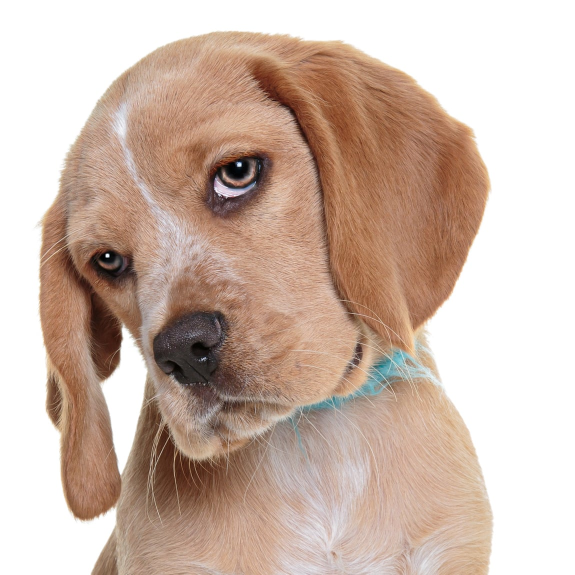
#> input picture assets/dog.jpg, 1150 x 1150 px, found by its file name (shown at 1/2 size)
$ python tutorial1.py
#> lines starting #> are read from the running program, lines starting #| are printed output that depends on the picture
import cv2

img = cv2.imread("assets\dog.jpg", -1)
#> img is the input picture: shape (1150, 1150, 3); mean B, G, R 170.4, 183.1, 205
img = cv2.resize(img, (400, 400))
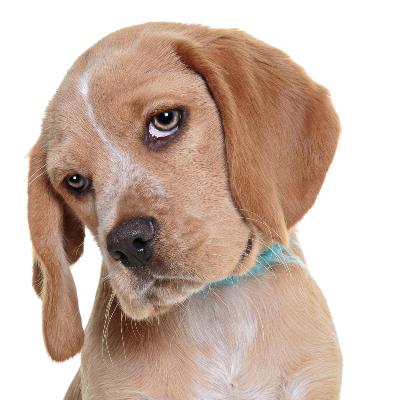
#> img: shape (400, 400, 3); mean B, G, R 170.3, 183.1, 204.9
cv2.imshow("Dog Image", img)
cv2.waitKey(0)
#> (the run stopped early here; a loop or call above may not have finished)
